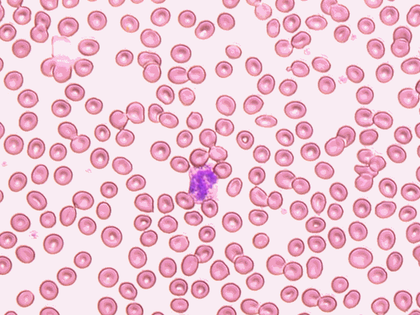
%> input picture lab01/white_blood_cells.png, 420 x 315 px, shrunk from 640 x 480 before the run
$ octave threshold1.m   (GNU Octave 9; MATLAB toolbox functions it lacks are replaced by stand-ins)
%> lines starting %> are read from the running program, lines starting %| are printed output that depends on the picture
img = imread('white_blood_cells.png');
%> img is the input picture: size 315x420x3 uint8; mean R, G, B 239.1, 197.9, 212.8
imgR=img(:,:,1);
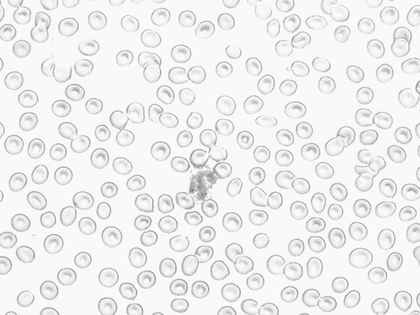
%> imgR: size 315x420 uint8; min 129, max 255, mean 239.1
imgG=img(:,:,2);
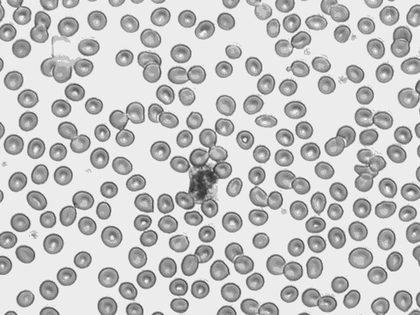
%> imgG: size 315x420 uint8; min 46, max 250, mean 197.9
imgB=img(:,:,3);
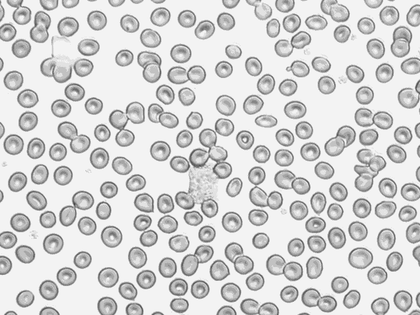
%> imgB: size 315x420 uint8; min 66, max 255, mean 212.8
[Height,Width,n]=size(img);
%> Height = 315; Width = 420; n = 3

for(i=1:Height)
    for(j=1:Width)
        if (imgR(i,j)>230) && (imgG(i,j)>230) && (imgB(i,j)>230)
            imgR(i,j)=0;
            imgG(i,j)=0;
            imgB(i,j)=0;
        end
        img_threshold(i,j,1)=imgR(i,j);
        img_threshold(i,j,2)=imgG(i,j);
        img_threshold(i,j,3)=imgB(i,j);
    end
end
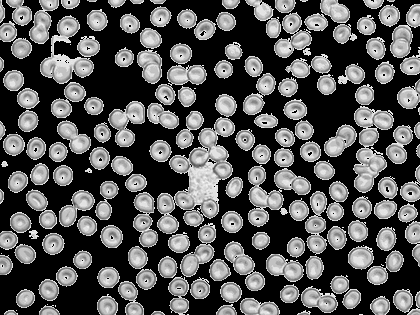
%> imgB: size 315x420 uint8; min 0, max 249, mean 86.7
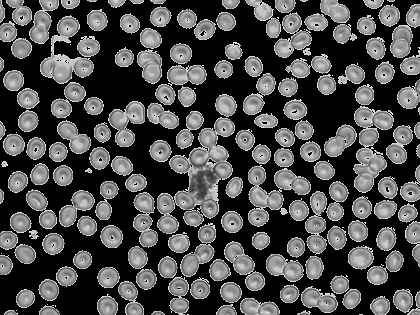
%> imgG: size 315x420 uint8; min 0, max 236, mean 75.4
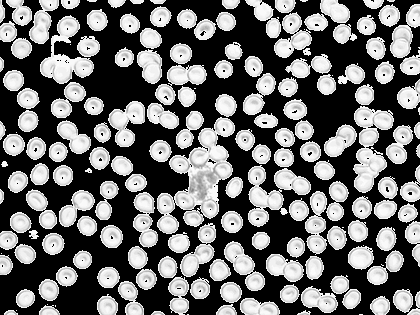
%> imgR: size 315x420 uint8; min 0, max 255, mean 109.9
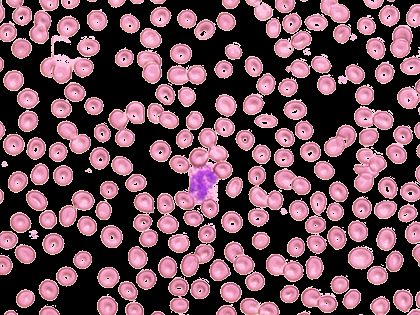
%> img_threshold: size 315x420x3 uint8; mean R, G, B 109.9, 75.4, 86.7
imshow(img_threshold);
imwrite(img_threshold,'threshold.jpg');
